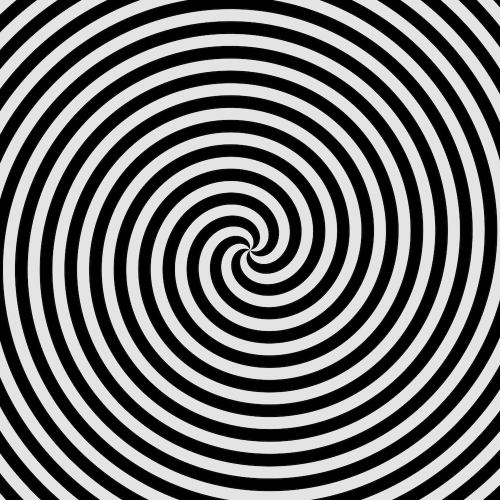
#> input picture video/image_strobe/input/raw/BW_01.png, 1000 x 1000 px (shown at 1/2 size)
$ python gen.py ../../video/image_strobe/input/raw/BW_01.png   (older library calls are emulated)
#> lines starting #> are read from the running program, lines starting #| are printed output that depends on the picture
import os
import sys
from PIL import Image


app_ico_sizes = (57, 72, 114, 144)
web_clip_sizes = (57, 72, 114, 144)


iphone_icons = {
    "Iphone-Notification-20x2": 40,
    "Iphone-Notification-20x3": 60,

    "Iphone_Spotlight-29x1": 29,
    "Iphone_Spotlight-29x2": 58,
    "Iphone_Settings-29x3": 87,

    "Iphone_Spotlight-40x2": 80,
    "Iphone_Spotlight-40x3": 120,

    "Iphone_App_iOS_5.6_57x1": 57,
    "Iphone_App_iOS_5.6_57x2": 114,

    "Iphone_App_iOS_7-10_60x2": 120,
    "Iphone_App_iOS_7-10_60x3": 180,

    "iTunesArtwork" : 512,
    "iTunesArtwork@2x" : 1024,

    "Icon-60@2x" : 120,
    "Icon-60@3x" : 180,

    "Icon-76" : 76,

    "Iphone_App-60x2": 60,
    "Iphone_App-60x3": 120,

    "Icon-Small-40" : 40,
    "Icon-Small-40@2x" : 80,
    "Icon-Small-40@3x" : 120,

    "Icon-Small" : 29,
    "Icon-Small@2x" : 58,
    "Icon-Small@3x" : 87
}

ipad_icons = {
    "iTunesArtwork" : 512,
    "iTunesArtwork@2x" : 1024,

    "Icon-167" : 167,

    "Icon-76" : 76,
    "Icon-76@2x" : 152,

    "iPad-Icon-50" : 50,
    "iPad-Icon-50@2x" : 100,

    "iPad-Icon-72" : 72,
    "iPad-Icon-72x2" : 144,

    "Ipad_Notifications-20x1": 20,
    "Ipad_Notifications-20x2": 40,

    "Ipad_Settings-29x1": 29,
    "Ipad_Settings-29x2": 58,

    "Icon-Small-40" : 40,
    "Icon-Small-40@2x" : 80,
    "Icon-Small" : 40,
    "Icon-Small@2x" : 80,

    "Ipad_Pro_App-83.5x2" : 167
}


universal_icons = {
    "iTunesArtwork" : 512,
    "iTunesArtwork@2x" : 1024,

    "Icon-60@2x" : 120,
    "Icon-60@3x" : 180,

    "Icon-76" : 76,
    "Icon-76@2x" : 152,

    "Icon-Small-40" : 40,
    "Icon-Small-40@2x" : 80,
    "Icon-Small-40@3x" : 120,

    "Icon-Small" : 29,
    "Icon-Small@2x" : 58,
    "Icon-Small@3x" : 87
}


all_forms = {
    "iphone_icons" : iphone_icons,
    "ipad_icons" : ipad_icons,
    "universal_icons" : universal_icons
}


# ------------------------------------------------------------------------------

def scale(format_dict, output_path, ipath):
#> called with output_path = 'iphone_icons'
    Image.MAX_IMAGE_PIXELS = 10000000000000000000


    img = Image.open(ipath)
#> img is the input picture: PIL image 1000x1000 RGBA; mean R, G, B, A 111.8, 111.8, 111.8, 255

    for k, v in format_dict.items():
        file_o_path = output_path + '/' + str(k) + ".png"
        resizedImage = img.resize((v, v), Image.ANTIALIAS)
        resizedImage.save(file_o_path)
#> this loop made 24 passes
#> pass 1, in scale, `resizedImage = img.resize((v, v), Image.ANTIALIAS)`:
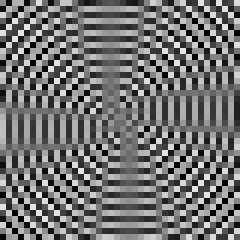
#> resizedImage: PIL image 40x40 RGBA (shown 6 times larger); mean R, G, B, A 113.5, 113.5, 113.5, 255
#> pass 2, in scale, `resizedImage = img.resize((v, v), Image.ANTIALIAS)`:
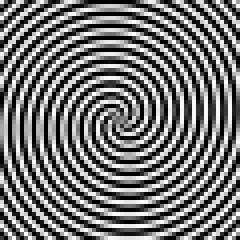
#> resizedImage: PIL image 60x60 RGBA (shown 4 times larger); mean R, G, B, A 116.5, 116.5, 116.5, 255
#> pass 3, in scale, `resizedImage = img.resize((v, v), Image.ANTIALIAS)`:
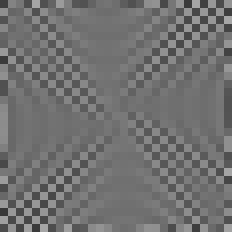
#> resizedImage: PIL image 29x29 RGBA (shown 8 times larger); mean R, G, B, A 112.8, 112.8, 112.8, 255
#> after the loop:
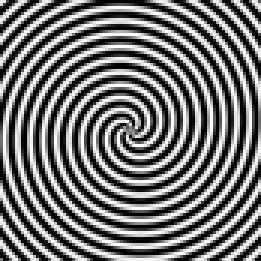
#> resizedImage: PIL image 87x87 RGBA (shown 3 times larger); mean R, G, B, A 116.1, 116.1, 116.1, 255

# ------------------------------------------------------------------------------

def main(input_path):
    for k, v in all_forms.items():
        foldername = str(k)
        os.mkdir(foldername)

        scale(v, foldername, input_path)


if __name__ == "__main__":
    main(str(sys.argv[1]))
